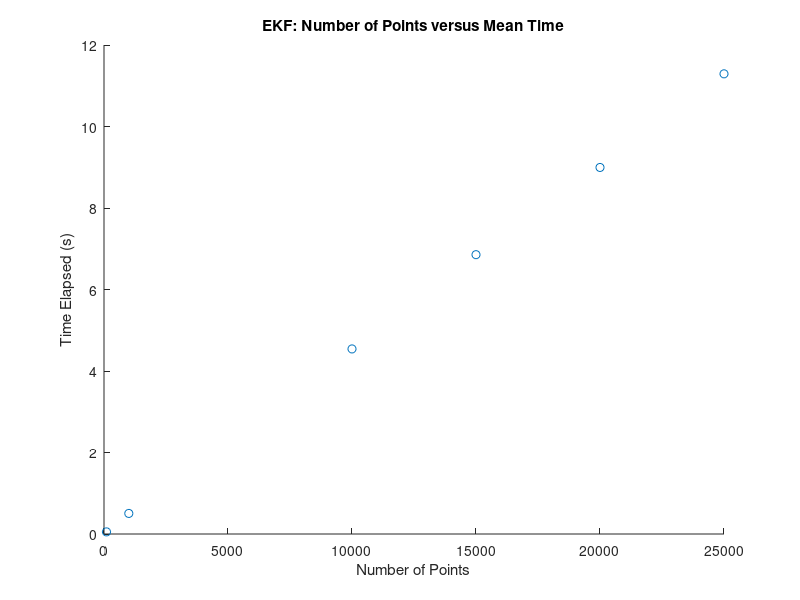
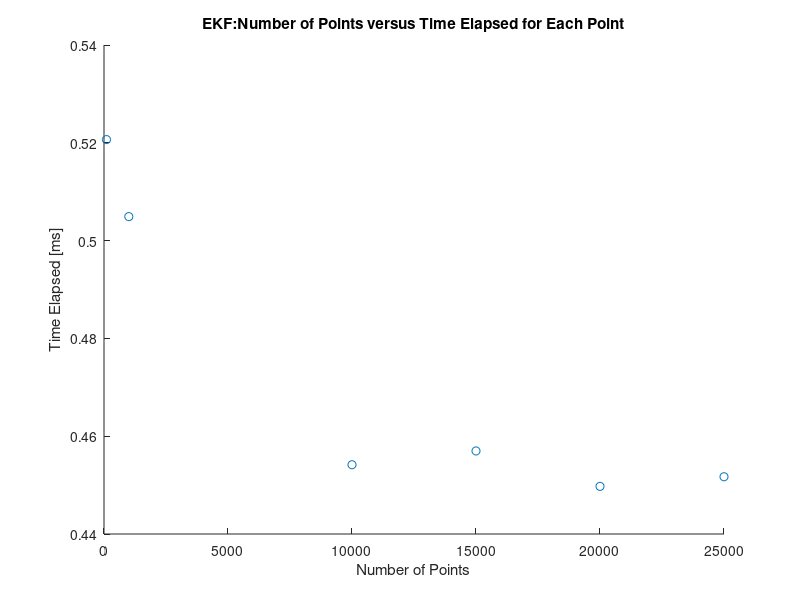
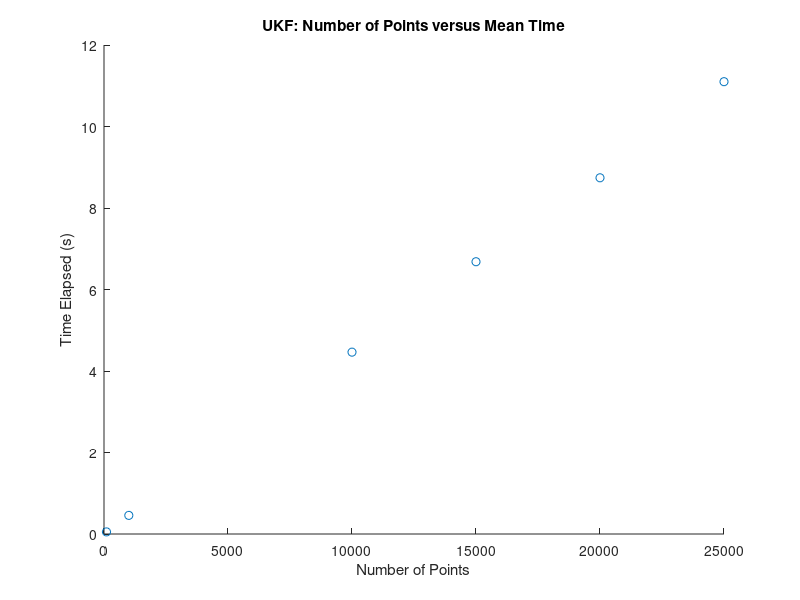
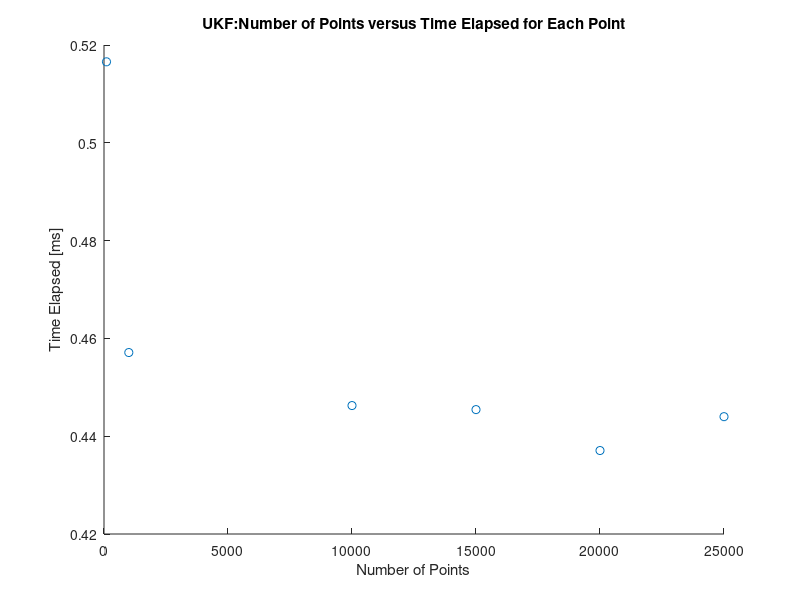

Source code (MATLAB) for these figures, in order:
%% EKF
close all;
num_points_vec = [100, 1000, 10000, 15000, 20000, 25000];
ekf_time_elapsed =   [  0.055543, 0.546664, 4.619367, 6.915015, 9.091876, 11.214172;
                    0.050048, 0.464550, 4.456990, 6.849361, 8.968956, 11.337758;
                    0.050605, 0.503496, 4.548662, 6.799907, 8.923555, 11.326292 ];
ekf_mean_time_vec = mean(ekf_time_elapsed)
figure()
scatter(num_points_vec, ekf_mean_time_vec)
title('EKF: Number of Points versus Mean Time');
xlabel('Number of Points');
ylabel('Time Elapsed (s)');
saveas(gcf,'ekf_num_points_mean_time.png');
% Time for one point
figure();
scatter(num_points_vec, ekf_mean_time_vec./num_points_vec/(10^(-3)))
xlabel('Number of Points');
ylabel('Time Elapsed [ms]');
title('EKF:Number of Points versus Time Elapsed for Each Point');

saveas(gcf,'ekf_num_points_single_op_time.png');
average_time_per_point = mean(ekf_mean_time_vec./num_points_vec/(10^(-3)));
%% UKF
clc;
close all;
num_points_vec = [100, 1000, 10000, 15000, 20000, 25000];
ukf_time_elapsed =   [  0.052070, 0.461360, 4.408105, 6.678124, 8.816481, 11.036092;
                    0.050724, 0.455492, 4.447681, 6.666712, 8.731272, 11.117507;
                    0.052175, 0.454480, 4.532233, 6.699965, 8.676504, 11.146030 ];
ukf_mean_time_vec = mean(ukf_time_elapsed)
figure()
scatter(num_points_vec, ukf_mean_time_vec)
title('UKF: Number of Points versus Mean Time');
xlabel('Number of Points');
ylabel('Time Elapsed (s)');
saveas(gcf,'ukf_num_points_mean_time.png');
% Time for one point
figure();
scatter(num_points_vec, ukf_mean_time_vec./num_points_vec/(10^(-3)))
title('UKF:Number of Points versus Time Elapsed for Each Point');

xlabel('Number of Points');
ylabel('Time Elapsed [ms]');
saveas(gcf,'ukf_num_points_single_op_time.png');
average_time_per_point = mean(ukf_mean_time_vec./num_points_vec/(10^(-3)));
%% EKF, UKF Comparison
figure()
hold on
plot(num_points_vec,ekf_mean_time_vec)
plot(num_points_vec,ukf_mean_time_vec)
title('EKF v UKF Mean Time Versus Number of Points');
xlabel('Number of Points')
ylabel('Time [s]');
legend('EKF','UKF')
hold off
saveas(gcf,'ekf_ukf_comparison');